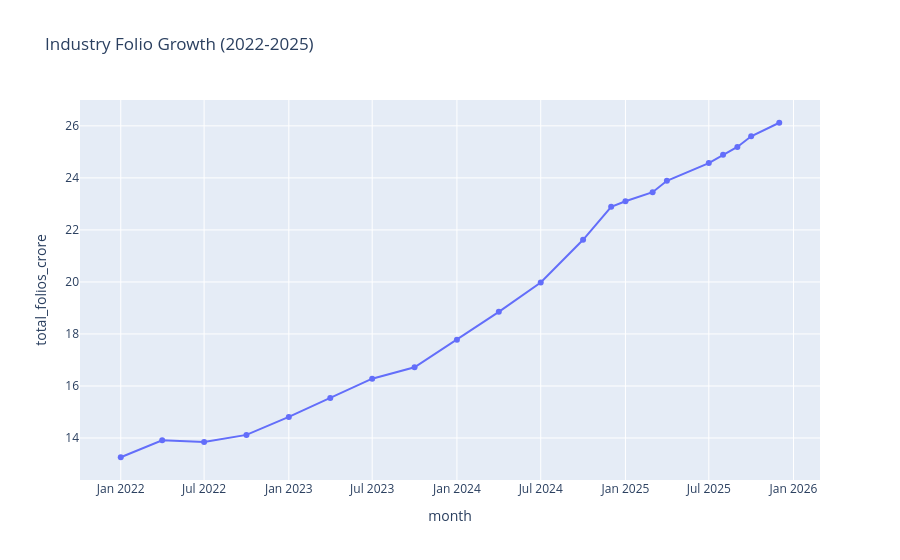

The notebook cell this image was saved under:
### Code cell
import plotly.express as px

fig = px.line(folio,
    x='month', y='total_folios_crore',markers=True,title='Industry Folio Growth (2022-2025)'
)

fig.show()

### Figure 1 — Plotly figure (JSON) as saved in the notebook; plotly's stock layout.template omitted (floating-point values rounded to 4 significant figures)
{"data": [{"hovertemplate": "month=%{x}<br>total_folios_crore=%{y}<extra></extra>", "legendgroup": "", "line": {"color": "#636efa", "dash": "solid"}, "marker": {"symbol": "circle"}, "mode": "lines+markers", "name": "", "orientation": "v", "showlegend": false, "type": "scatter", "x": ["2022-01-01T00:00:00", "2022-04-01T00:00:00", "2022-07-01T00:00:00", "2022-10-01T00:00:00", "2023-01-01T00:00:00", "2023-04-01T00:00:00", "2023-07-01T00:00:00", "2023-10-01T00:00:00", "2024-01-01T00:00:00", "2024-04-01T00:00:00", "2024-07-01T00:00:00", "2024-10-01T00:00:00", "2024-12-01T00:00:00", "2025-01-01T00:00:00", "2025-03-01T00:00:00", "2025-04-01T00:00:00", "2025-07-01T00:00:00", "2025-08-01T00:00:00", "2025-09-01T00:00:00", "2025-10-01T00:00:00", "2025-12-01T00:00:00"], "xaxis": "x", "y": [13.26, 13.91, 13.85, 14.12, 14.81, 15.54, 16.28, 16.72, 17.78, 18.85, 19.98, 21.62, 22.89, 23.1, 23.45, 23.89, 24.57, 24.89, 25.19, 25.6, 26.12], "yaxis": "y"}], "layout": {"legend": {"tracegroupgap": 0}, "title": {"text": "Industry Folio Growth (2022-2025)"}, "xaxis": {"anchor": "y", "domain": [0, 1], "title": {"text": "month"}}, "yaxis": {"anchor": "x", "domain": [0, 1], "title": {"text": "total_folios_crore"}}}}
